Frame 1 (no input): blank canvas, image omitted
Frame 60 (no input): blank canvas, image omitted
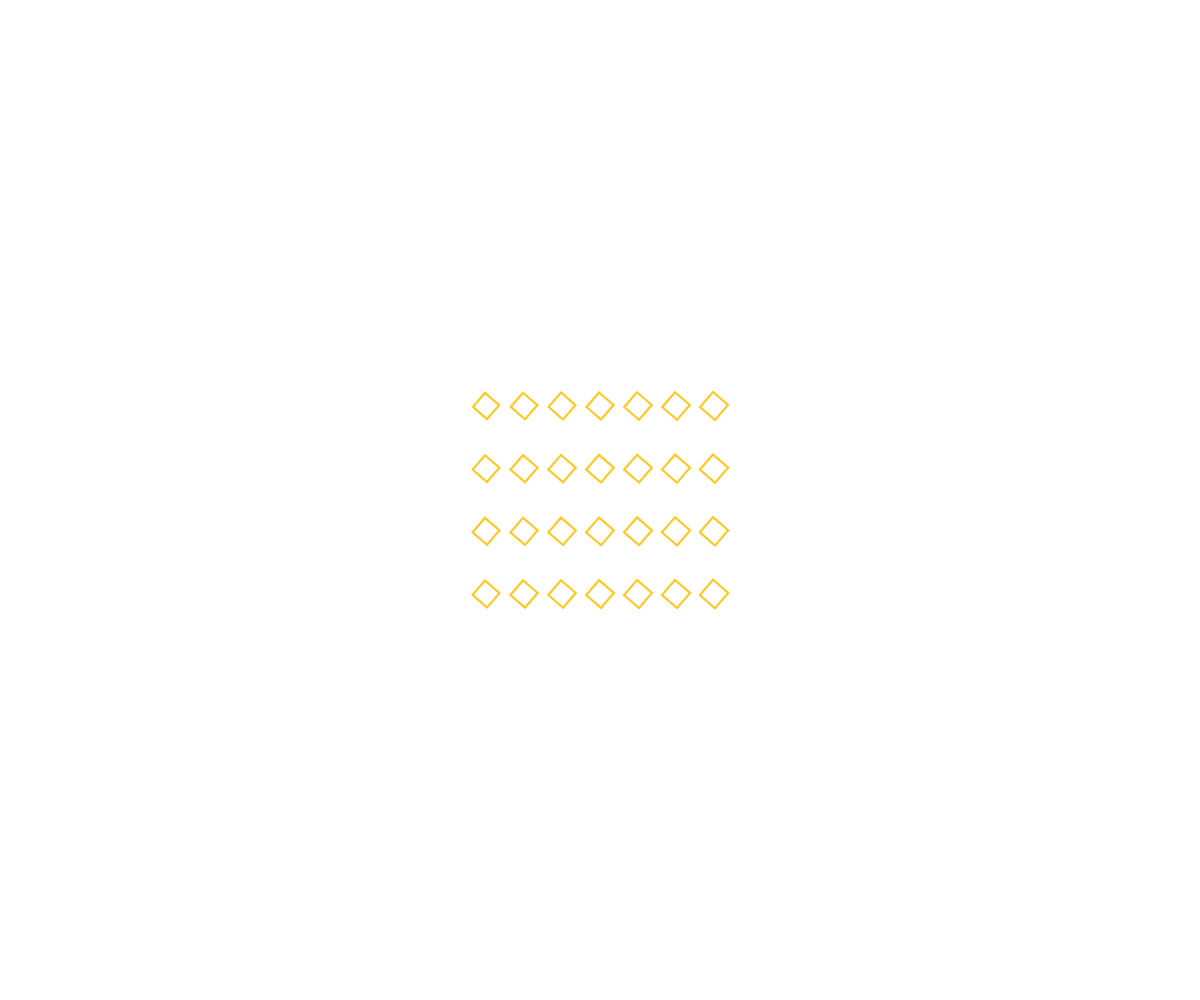
Frame 120 (the mouse pressed at the canvas centre since frame 60)

The p5.js sketch whose frames 1 and 60 were blank and that drew this single picture after the mouse press (run headless with seeded random() and noise() and a simulated clock; from frame 60 on, the mouse is pressed at the canvas centre):

// p5.js sketch
// ── sketch.js
let margin = 30;
let res;
let elements = [];
let radius = 150;
let mult;
let can;
function setup() {
  can = createCanvas(windowWidth, windowHeight);
  can.attribute("id", "sample");
  res = 15;
  mult = 0;
  rectMode(CENTER);
  let index = 0;
  for (let y = margin; y < height; y += (height - margin * 2) / res) {
    for (let x = margin; x < width; x += (width - margin * 2) / res / 2) {
      elements[index] = new Element(x, y, res);

      index++;
    }
  }

  noFill();
}

function draw() {
  //background(240);
  //clear();

  clear();
  for (let i = 0; i < elements.length; i++) {
    elements[i].show();
    elements[i].checkForMouseDistance();
    elements[i].rotation();
  }
}

function windowResized() {
  resizeCanvas(windowWidth, windowHeight);
}

class Element {
  constructor(xpos, ypos, dim) {
    this.d = 0;
    this.x = xpos;
    this.y = ypos;
    this.rot = false;
    this.r = 0;
    this.c = 255;
  }

  show() {
    push();
    translate(this.x, this.y);
    rotate(map(this.r, 0, 360, 0, TWO_PI));
    //stroke(0);
    //point(0,0);
    stroke("#FFC824");
    strokeWeight(map(this.c, 0, 255, 15, 0));
    res = map(this.c, 255, 0, 15, 40);
    rect(0, 0, res * mult, res * mult);
    pop();
  }
  checkForMouseDistance() {
    let mousePos = createVector(mouseX, mouseY);
    let prevMousePos = createVector(pmouseX, pmouseY);
    if (
      dist(mousePos.x, mousePos.y, this.x, this.y) < radius &&
      p5.Vector.dist(mousePos, prevMousePos) != 0
    ) {
      this.rot = true;
    }
  }
  rotation() {
    mult = lerp(mult, res / 15, 0.05);
    if (this.rot && this.r < 360) {
      this.r = lerp(this.r, 360, 0.2);
      this.c = lerp(this.c, 120, 0.2);
      if (this.r > 350) {
        this.rot = false;
      }
    } else if (this.r > 0) {
      this.r = lerp(this.r, 0, 0.05);
      this.c = lerp(this.c, 255, 0.03);
    }
  }
}
